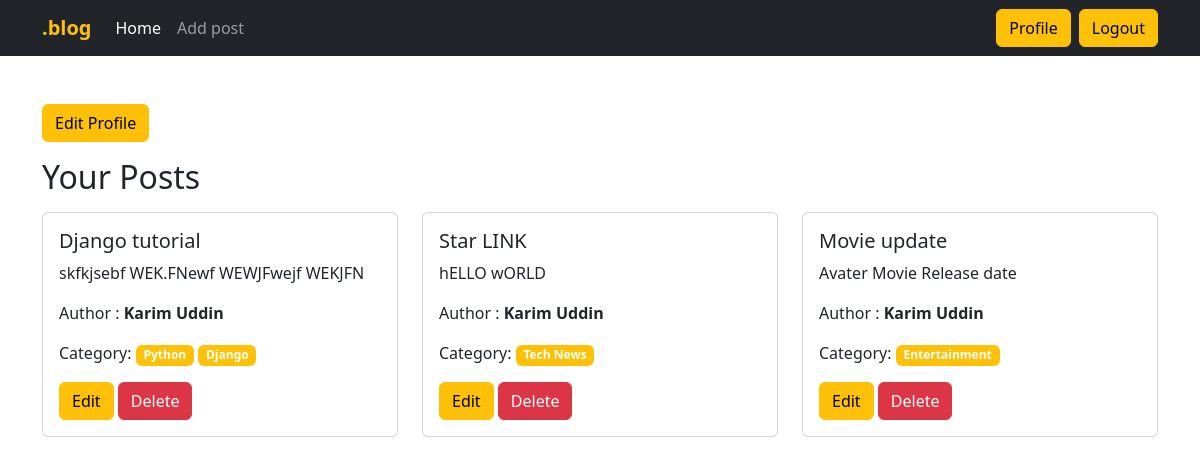
The page /author/profile/ (signed in) on the database its author committed.
### posts/models.py (models this page shows, shortened)
class Post(models.Model):
    title = models.CharField(max_length=250)
    content = models.TextField()
    category = models.ManyToManyField(Category)
    author = models.ForeignKey(User, on_delete=models.CASCADE)

### categories/models.py (models this page shows, shortened)
class Category(models.Model):
    name = models.CharField(max_length=100)
    slug = models.SlugField(max_length=100, unique=True, null = True, blank = True)

### author/views.py (the view)
# urls.py: path('profile/', views.profile, name='profile'),
@login_required
def profile(request):
    data = Post.objects.filter(author=request.user)
    return render(request, 'profile.html', {'data': data})

### author/templates/profile.html
{% extends "base.html" %}
{% load crispy_forms_tags %}
{% block content %}
    <a class="btn btn-warning" href="{% url 'edit_profile' %}">Edit Profile</a>
    <h2 class="my-3">Your Posts</h2>
    <div class="row">
        {% for post in data %}
            <div class="col-sm-4 mb-4">
                <div class="card">
                    <div class="card-body">
                        <h5 class="card-title">{{ post.title }}</h5>
                        <p class="card-text">{{ post.content }}</p>
                        <p>Author : <strong>{{ post.author.first_name }} {{post.author.last_name}}</strong></p>
                        <p>Category:
                            {% for cat in post.category.all %}
                                <span class="badge bg-warning">{{ cat.name }}</span>
                            {% endfor %}
                        </p>
                        <a href="{% url 'edit_post' post.id %}" class="btn btn-warning">Edit</a>
                        <a href="{% url 'delete_post' post.id %}" class="btn btn-danger">Delete</a>
                    </div>
                </div>
            </div>
        {% endfor %}
    </div>
{% endblock content %}

### templates/base.html (shortened to what this page needs)
<!doctype html>
<html lang="en">
<head>
    <link href="https://cdn.jsdelivr.net/npm/bootstrap@5.3.3/dist/css/bootstrap.min.css" rel="stylesheet"
>
</head>
<body>
<nav class="navbar navbar-expand-lg navbar-dark bg-dark">
    <div class="container">
        <a class="navbar-brand" href="{% url 'homepage' %}"><strong class="text-warning">.blog</strong></a>
        <div class="collapse navbar-collapse" id="navbarSupportedContent">
            <ul class="navbar-nav me-auto mb-2 mb-lg-0">
                <li class="nav-item">
                    <a class="nav-link active" aria-current="page" href="{% url "homepage" %}">Home</a>
                </li>
                {% if request.user.is_authenticated %}
                    <li class="nav-item">
                        <a class="nav-link" href="{% url "add_post" %}">Add post</a>
                    </li>
                {% endif %}
            </ul>
            <div class="d-flex gap-2" role="search">
                {% if request.user.is_authenticated %}
                    <a class="btn btn-warning" href="{% url "profile" %}">Profile</a>
                    <a class="btn btn-warning" href="{% url "user_logout" %}">Logout</a>
                {% else %}
                    <a class="btn btn-warning" href="{% url "register" %}">Register</a>
                    <a class="btn btn-warning" href="{% url "user_login" %}">Login</a>
                {% endif %}
            </div>
        </div>
    </div>
</nav>
<main class="container my-5">
    {% block content %}
    {% endblock content %}
</main>
</body>
</html>

### templates/base.html (style rules this page uses)
a { text-decoration: none; color: #000; }

### rows shown on the page
Post: title "Django tutorial", content "skfkjsebf WEK.FNewf WEWJFwejf WEKJFN", author.first_name "Karim", author.last_name "Uddin"
Category: name "Python"
Category: name "Django"
Post: title "Star LINK", content "hELLO wORLD", author.first_name "Karim", author.last_name "Uddin"
Category: name "Tech News"
Post: title "Movie update", content "Avater Movie Release date", author.first_name "Karim", author.last_name "Uddin"
Category: name "Entertainment"
